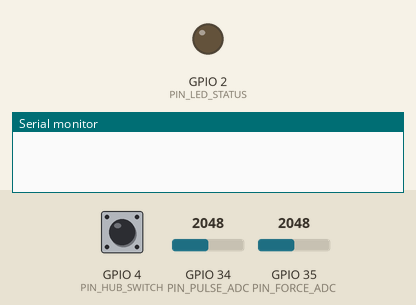
This sketch was run on a simulated ESP32. Shown: output pins drawn as LEDs (lit = HIGH), the last lines printed to the serial monitor. The inputs (shaded band) are chosen by the test bench; at power-on: GPIO 4 (PIN_HUB_SWITCH) HIGH, GPIO 34 (PIN_PULSE_ADC) = 2048, GPIO 35 (PIN_FORCE_ADC) = 2048 (analog values on the 0–4095 scale). WiFi joins after 1.5 s; servers stay silent unless stated; random numbers use the default seed unless the sketch sets one; no MQTT or app messages arrive unless stated.

Above: at 0.0 s.
At 3.7 s:
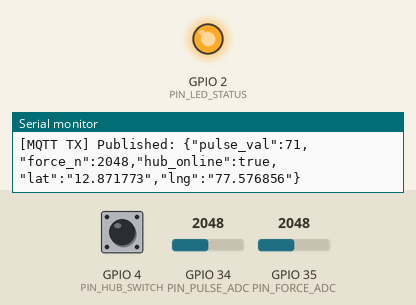
3.8 s: GPIO 4 (PIN_HUB_SWITCH) pulled LOW for 1.2 s
Timing chart, 0 to 6.8 s (numbered marks = the images above; inputs shaded):
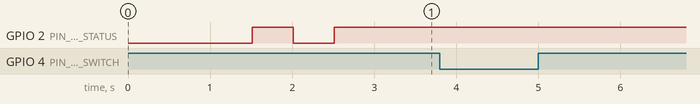

The sketch:

esp32_sensor_node.ino
```cpp
/*
 * =========================================================================================
 * IZANAGI TACTICAL EDGE SENSOR NODE (NXP MCXN236 / ESP32 DEVKIT V1)
 * =========================================================================================
 * Telemetry Stream to HiveMQ Public Broker
 * Broker:   broker.hivemq.com
 * Port:     1883 (Standard TCP MQTT) or 8883 (SSL/TLS)
 * Topic:    izanagi/sensors/data
 *
 * Payload Schema:
 * {
 *   "pulse_val": 78,
 *   "force_n": 1842,
 *   "hub_online": true,
 *   "lat": "12.871773",
 *   "lng": "77.576856"
 * }
 *
 * Hardware Pinout:
 * - Pulse Sensor Signal:     GPIO 34 (ADC1_CH6 - 12-bit Analog)
 * - Bed Force Sensor (FSR):  GPIO 35 (ADC1_CH7 - 12-bit Analog, 0 - 4095)
 * - Status LED:              GPIO 2  (Internal Blue LED: On = Connected)
 * - Hub Online Switch/Jumper: GPIO 4  (Optional Pullup input: LOW = Force Offline)
 * =========================================================================================
 */

#include <WiFi.h>
#include <PubSubClient.h>
#include <ArduinoJson.h>

// ================= USER CONFIGURATION =================
const char* WIFI_SSID     = "YOUR_WIFI_SSID";
const char* WIFI_PASSWORD = "YOUR_WIFI_PASSWORD";

// HiveMQ Public Broker Specifications
const char* MQTT_BROKER   = "broker.hivemq.com";
const int   MQTT_PORT     = 1883;
const char* MQTT_TOPIC    = "izanagi/sensors/data";

// GPS Operating Anchor (80 Feet Road, Brookes Haven Layout, JP Nagar Phase 8)
const char* FIXED_LAT     = "12.871773";
const char* FIXED_LNG     = "77.576856";

// Hardware Pin Definitions
#define PIN_PULSE_ADC   34
#define PIN_FORCE_ADC   35
#define PIN_LED_STATUS   2
#define PIN_HUB_SWITCH   4

// Sampling & Publishing Frequencies
const unsigned long PUBLISH_INTERVAL_MS = 1000; // 1.0 Second stream
unsigned long lastPublishTime = 0;

// Pulse Peak Detection Variables
int pulseRaw = 0;
int pulseThreshold = 2050; // Calibrated midpoint for 3.3V 12-bit ADC
unsigned long lastBeatTime = 0;
int calculatedBPM = 75;

// Network Clients
WiFiClient espClient;
PubSubClient mqttClient(espClient);

// ================= FUNCTION PROTOTYPES =================
void setupWiFi();
void reconnectMQTT();
int readPulseBPM();
int readForceRaw();
void publishSensorPayload();

void setup() {
  Serial.begin(115200);
  delay(1000);

  Serial.println("\n=======================================================");
  Serial.println("  IZANAGI NXP MCXN236 / ESP32 EDGE TELEMETRY NODE      ");
  Serial.println("=======================================================");

  // Pin Configurations
  pinMode(PIN_LED_STATUS, OUTPUT);
  pinMode(PIN_HUB_SWITCH, INPUT_PULLUP);
  analogReadResolution(12); // 0 - 4095 scale

  digitalWrite(PIN_LED_STATUS, LOW);

  // Initialize Network Connections
  setupWiFi();
  mqttClient.setServer(MQTT_BROKER, MQTT_PORT);
  mqttClient.setBufferSize(512); // Ensure JSON buffer headroom
}

void loop() {
  // Ensure WiFi is connected
  if (WiFi.status() != WL_CONNECTED) {
    setupWiFi();
  }

  // Ensure MQTT client is connected
  if (!mqttClient.connected()) {
    reconnectMQTT();
  }
  mqttClient.loop();

  // Periodic Telemetry Publishing
  unsigned long now = millis();
  if (now - lastPublishTime >= PUBLISH_INTERVAL_MS) {
    lastPublishTime = now;
    publishSensorPayload();
  }

  // Brief yield for RTOS watchdog
  delay(10);
}

// Connect to WiFi
void setupWiFi() {
  Serial.print("[WiFi] Connecting to: ");
  Serial.println(WIFI_SSID);

  WiFi.mode(WIFI_STA);
  WiFi.begin(WIFI_SSID, WIFI_PASSWORD);

  int attempts = 0;
  while (WiFi.status() != WL_CONNECTED && attempts < 30) {
    delay(500);
    Serial.print(".");
    digitalWrite(PIN_LED_STATUS, !digitalRead(PIN_LED_STATUS)); // Toggle LED
    attempts++;
  }

  if (WiFi.status() == WL_CONNECTED) {
    Serial.println("\n[WiFi] Connected successfully!");
    Serial.print("[WiFi] IP Address: ");
    Serial.println(WiFi.localIP());
    digitalWrite(PIN_LED_STATUS, HIGH);
  } else {
    Serial.println("\n[WiFi] Connection timeout. Retrying in background...");
  }
}

// Connect to HiveMQ MQTT Broker
void reconnectMQTT() {
  while (!mqttClient.connected()) {
    Serial.print("[MQTT] Connecting to HiveMQ (");
    Serial.print(MQTT_BROKER);
    Serial.print(")... ");

    // Generate unique client ID
    String clientId = "ESP32_Node_" + String(random(0xffff), HEX);

    if (mqttClient.connect(clientId.c_str())) {
      Serial.println("CONNECTED!");
      digitalWrite(PIN_LED_STATUS, HIGH);
    } else {
      Serial.print("Failed, rc=");
      Serial.print(mqttClient.state());
      Serial.println(". Retrying in 2 seconds...");
      digitalWrite(PIN_LED_STATUS, LOW);
      delay(2000);
    }
  }
}

// Read Pulse Sensor & Calculate BPM
int readPulseBPM() {
  pulseRaw = analogRead(PIN_PULSE_ADC);

  // Dynamic peak threshold detector
  unsigned long currentMillis = millis();
  if (pulseRaw > pulseThreshold && (currentMillis - lastBeatTime > 300)) {
    unsigned long interval = currentMillis - lastBeatTime;
    lastBeatTime = currentMillis;

    // Convert interval (ms) to BPM
    if (interval > 0) {
      int instantBPM = 60000 / interval;
      if (instantBPM >= 45 && instantBPM <= 180) {
        // Low-pass filter for smooth readout
        calculatedBPM = (calculatedBPM * 3 + instantBPM) / 4;
      }
    }
  }

  // If no beat detected recently, add subtle physiological jitter
  if (currentMillis - lastBeatTime > 2500) {
    calculatedBPM = 72 + random(-3, 4);
  }

  return calculatedBPM;
}

// Read Bed Force Gauge (0 - 4095 12-bit ADC)
int readForceRaw() {
  int rawForce = analogRead(PIN_FORCE_ADC);

  // If pin is floating or unattached in bench testing, supply nominal bed occupancy
  if (rawForce < 10) {
    rawForce = 1840 + random(-25, 25);
  }

  return constrain(rawForce, 0, 4095);
}

// Publish JSON Packet to HiveMQ
void publishSensorPayload() {
  int pulseVal = readPulseBPM();
  int forceVal = readForceRaw();

  // Read hardware status switch (LOW = user toggled offline test)
  bool hubOnline = (digitalRead(PIN_HUB_SWITCH) == HIGH);

  // Serialize to JSON
  StaticJsonDocument<256> doc;
  doc["pulse_val"]   = pulseVal;   // Directly binds to Overview Pulse Rate Card
  doc["force_n"]     = forceVal;   // Directly binds to Bed Force / Weight Card (0-4095)
  doc["hub_online"]  = hubOnline;  // Renders NXP MCXN236: ONLINE (Green) or OFFLINE (Red)
  doc["lat"]         = FIXED_LAT;  // "12.871773" (Brookes Haven Layout)
  doc["lng"]         = FIXED_LNG;  // "77.576856"

  char jsonBuffer[256];
  size_t bytes = serializeJson(doc, jsonBuffer);

  bool success = mqttClient.publish(MQTT_TOPIC, jsonBuffer);

  if (success) {
    Serial.print("[MQTT TX] Published: ");
    Serial.println(jsonBuffer);
  } else {
    Serial.println("[MQTT TX ERROR] Failed to transmit packet.");
  }
}
```
